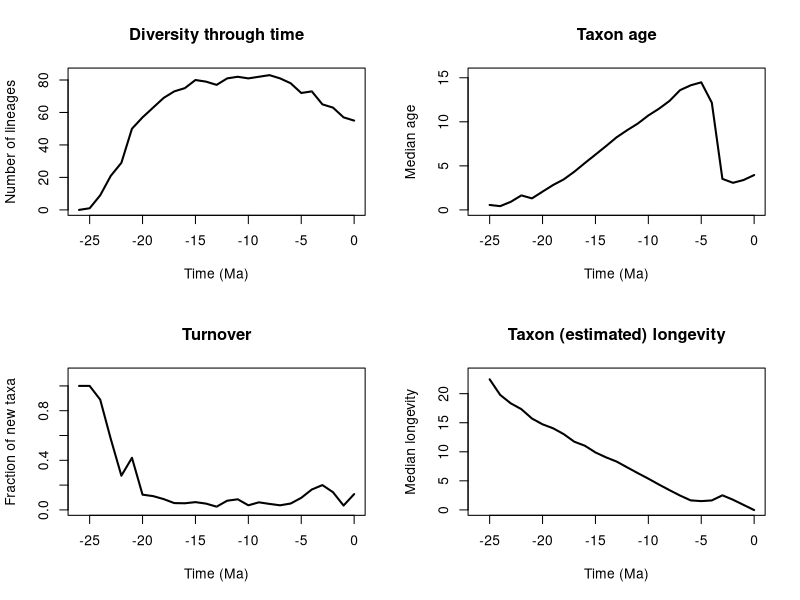

Source code (R):

	setwd("/Users/tobias/Documents/Sweden/PhD/rise_and_fall/longevity_analyses/mammals/families/equidae_pyrate_mcmc_logs")
	tbl = read.table(file = "equidae_input_1_se_est_stats.txt",header = T)
	pdf(file='fequidae_input_1_se_est_stats.pdf',width=12, height=9)
	time = -tbl$time
	par(mfrow=c(2,2))
	library(scales)
	plot(time,tbl$diversity, type="l",lwd = 2, ylab= "Number of lineages", xlab="Time (Ma)", main="Diversity through time", ylim=c(0,max(tbl$M_div,na.rm =T)+1),xlim=c(min(time),0))
	polygon(c(time, rev(time)), c(tbl$M_div, rev(tbl$m_div)), col = alpha("#504A4B",0.5), border = NA)
	plot(time,tbl$median_genus_age, type="l",lwd = 2, ylab = "Median age", xlab="Time (Ma)", main= "Taxon age", ylim=c(0,max(tbl$M_age,na.rm =T)+1),xlim=c(min(time),0))
	polygon(c(time, rev(time)), c(tbl$M_age, rev(tbl$m_age)), col = alpha("#504A4B",0.5), border = NA)
	plot(time,tbl$turnover, type="l",lwd = 2, ylab = "Fraction of new taxa", xlab="Time (Ma)", main= "Turnover", ylim=c(0,max(tbl$M_turnover,na.rm =T)+.1),xlim=c(min(time),0))
	polygon(c(time, rev(time)), c(tbl$M_turnover, rev(tbl$m_turnover)), col = alpha("#504A4B",0.5), border = NA)
	plot(time,tbl$life_exp, type="l",lwd = 2, ylab = "Median longevity", xlab="Time (Ma)", main= "Taxon (estimated) longevity", ylim=c(0,max(tbl$M_life_exp,na.rm =T)+1),xlim=c(min(time),0))
	polygon(c(time, rev(time)), c(tbl$M_life_exp, rev(tbl$m_life_exp)), col = alpha("#504A4B",0.5), border = NA)
	n<-dev.off()
	
